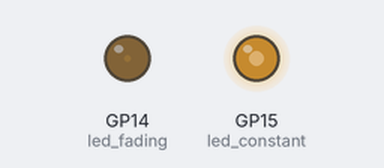
This program was run on a simulated Raspberry Pi Pico running MicroPython. Parts: output pins drawn as LEDs (lit = HIGH).

Above: at 0.05 s.
At 1.2 s:
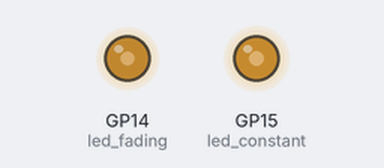
At 2.35 s:
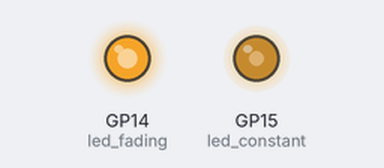
At 4.65 s:
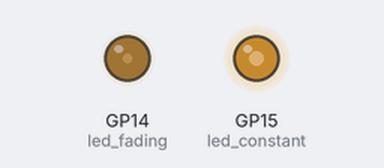
Timing chart, 0 to 8.0 s (numbered marks = the images above):
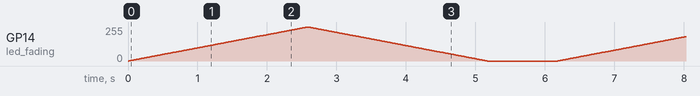

The program:

BreathingLED.py
```python
# BreathingLED.py - Show two LEDs in the same PWM slice using
#   different duty cycles
# ---------------------------------------------------------------

from machine import Pin, PWM
from time import sleep

# Set up PWM Slice 7 on GPIO14 and GPIO15, LED brightness
#   at half max (50% = 32768) for both
led_fading   = PWM(Pin(14), freq=1000, duty_u16=32768)
led_constant = PWM(Pin(15), freq=1000, duty_u16=32768)

# Vary the brightness level of one LED but keep
#   the second LED at the same brightness level
try:
    fade_step = 255
    while True:
        # Breathe in: Increase the duty cycle of the first
        #   LED to 100% brightness (65535)
        for duty_cycle in range(0, 65535+1, fade_step):
            led_fading.duty_u16(duty_cycle)
            sleep(0.01)

        # Breathe out: Decrease the duty cycle of the LED
        for duty_cycle in range(65535, -1, -fade_step):
            led_fading.duty_u16(duty_cycle)
            sleep(0.01)

#         print(f"led_constant PWM duty cycle = "
#               f"{led_constant.duty_u16()}")
        sleep(1)  # Delay between "breaths"

except KeyboardInterrupt:
    print("\nProgram interrupted by user.")

# Turn off PWM on Slice 7
finally:
    print("Exiting...")

    led_fading.duty_u16(0)
    led_constant.duty_u16(0)
    sleep(1)  # allow PWM hardware time to settle

    led_fading.deinit()
    led_constant.deinit()
```
